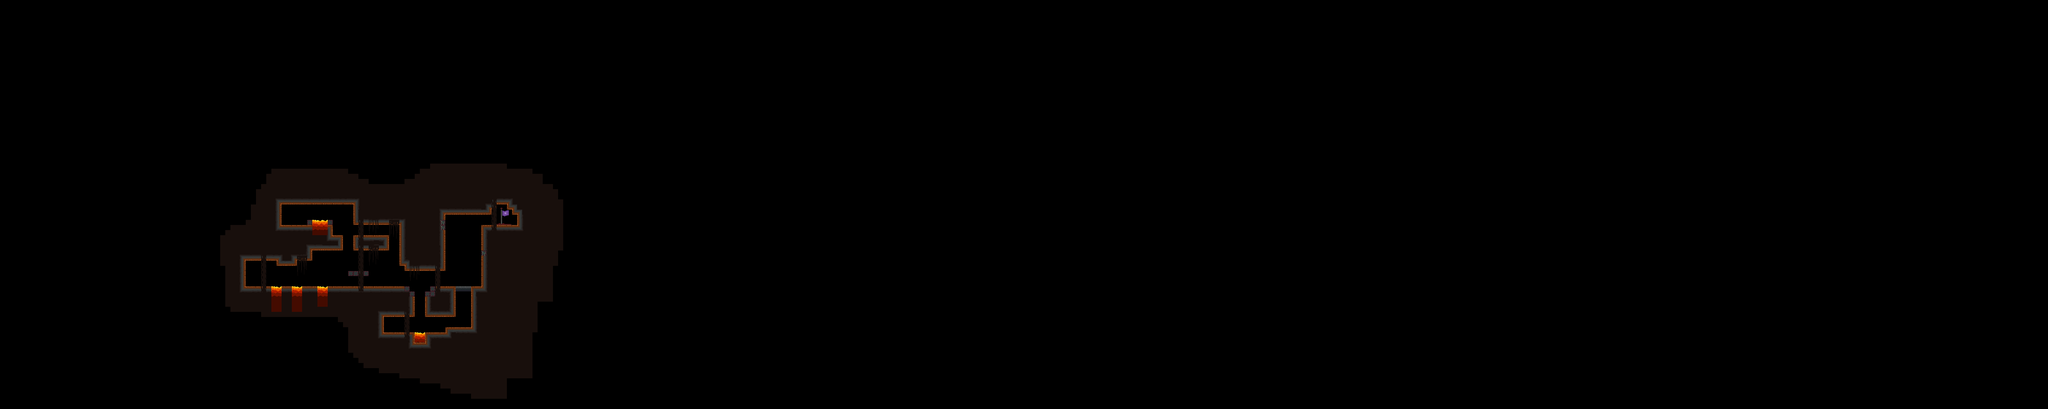

Rendered tile map (Tiled .tmx) drawn with the repository's tilesets; below, a short description and the map source with its tile grids summarised:
An orthogonal 400x80 tile map with 16x16 px tiles, 3 tile layers (Decoraciones, Capa de patrones 1, LavaSheet), 17 tilesets and 144 objects.

<map version="1.4" tiledversion="1.4.3" orientation="orthogonal" renderorder="right-down" width="400" height="80" tilewidth="16" tileheight="16" infinite="0" nextlayerid="55" nextobjectid="671">
 <tileset firstgid="1" name="PisoGreenOficial" tilewidth="16" tileheight="16" tilecount="144" columns="4">
  <image source="PisoGreen/PisoGreenOficial.png" width="64" height="576" />
 </tileset>
 <tileset firstgid="145" name="Decoraciones" tilewidth="16" tileheight="16" tilecount="320" columns="8">
  <image source="two/Decoraciones.png" width="128" height="640" />
  <tile id="66">
   <animation>
    <frame tileid="66" duration="150" />
    <frame tileid="68" duration="150" />
    <frame tileid="80" duration="150" />
    <frame tileid="82" duration="150" />
    <frame tileid="84" duration="150" />
   </animation>
  </tile>
  <tile id="67">
   <animation>
    <frame tileid="67" duration="150" />
    <frame tileid="69" duration="150" />
    <frame tileid="81" duration="150" />
    <frame tileid="83" duration="150" />
    <frame tileid="85" duration="150" />
   </animation>
  </tile>
  <tile id="74">
   <animation>
    <frame tileid="74" duration="150" />
    <frame tileid="76" duration="150" />
    <frame tileid="88" duration="150" />
    <frame tileid="90" duration="150" />
    <frame tileid="92" duration="150" />
   </animation>
  </tile>
  <tile id="75">
   <animation>
    <frame tileid="75" duration="150" />
    <frame tileid="77" duration="150" />
    <frame tileid="89" duration="150" />
    <frame tileid="91" duration="150" />
    <frame tileid="93" duration="150" />
   </animation>
  </tile>
 </tileset>
 <tileset firstgid="465" name="LavaSheet" tilewidth="8" tileheight="16" tilecount="32" columns="4">
  <image source="LavaSheet.png" width="32" height="128" />
  <tile id="0">
   <animation>
    <frame tileid="0" duration="50" />
    <frame tileid="1" duration="50" />
    <frame tileid="2" duration="50" />
    <frame tileid="3" duration="50" />
    <frame tileid="4" duration="50" />
    <frame tileid="5" duration="50" />
    <frame tileid="6" duration="50" />
    <frame tileid="7" duration="50" />
    <frame tileid="8" duration="50" />
    <frame tileid="9" duration="50" />
    <frame tileid="10" duration="50" />
    <frame tileid="11" duration="50" />
    <frame tileid="12" duration="50" />
    <frame tileid="13" duration="50" />
    <frame tileid="14" duration="50" />
    <frame tileid="15" duration="50" />
   </animation>
  </tile>
  <tile id="16">
   <animation>
    <frame tileid="16" duration="100" />
    <frame tileid="17" duration="100" />
    <frame tileid="18" duration="100" />
    <frame tileid="19" duration="100" />
    <frame tileid="20" duration="100" />
    <frame tileid="21" duration="100" />
    <frame tileid="22" duration="100" />
    <frame tileid="23" duration="100" />
    <frame tileid="24" duration="100" />
    <frame tileid="25" duration="100" />
    <frame tileid="26" duration="100" />
    <frame tileid="27" duration="100" />
    <frame tileid="28" duration="100" />
    <frame tileid="29" duration="100" />
    <frame tileid="30" duration="100" />
    <frame tileid="31" duration="100" />
   </animation>
  </tile>
 </tileset>
 <tileset firstgid="497" name="cuboP" tilewidth="16" tileheight="32" tilecount="1" columns="1">
  <image source="cuboP.png" width="16" height="32" />
 </tileset>
 <tileset firstgid="498" name="Bloque1" tilewidth="16" tileheight="16" tilecount="1" columns="1">
  <image source="Bloque1.png" width="16" height="16" />
 </tileset>
 <tileset firstgid="499" name="Bloques" tilewidth="16" tileheight="16" tilecount="10" columns="10">
  <image source="Bloques.png" width="160" height="16" />
 </tileset>
 <tileset firstgid="509" name="Cascada" tilewidth="96" tileheight="96" tilecount="4" columns="1">
  <image source="Cascada.png" width="96" height="384" />
  <tile id="0">
   <animation>
    <frame tileid="0" duration="150" />
    <frame tileid="1" duration="150" />
    <frame tileid="2" duration="150" />
    <frame tileid="3" duration="150" />
   </animation>
  </tile>
 </tileset>
 <tileset firstgid="513" name="cuboS" tilewidth="16" tileheight="16" tilecount="2" columns="1">
  <image source="cuboS.png" width="16" height="32" />
 </tileset>
 <tileset firstgid="515" name="CuboS(1)" tilewidth="16" tileheight="16" tilecount="2" columns="1">
  <image source="CuboS(1).png" width="16" height="32" />
 </tileset>
 <tileset firstgid="517" name="cesped" tilewidth="16" tileheight="16" tilecount="16" columns="8">
  <image source="PisoGreen/cesped.png" width="128" height="32" />
 </tileset>
 <tileset firstgid="533" name="BloquesGreen" tilewidth="16" tileheight="16" tilecount="24" columns="12">
  <image source="PisoGreen/BloquesGreen.png" width="192" height="32" />
 </tileset>
 <tileset firstgid="557" name="bird" tilewidth="8" tileheight="8" tilecount="4" columns="1">
  <image source="bird.png" width="8" height="32" />
  <tile id="0">
   <animation>
    <frame tileid="0" duration="150" />
    <frame tileid="1" duration="150" />
    <frame tileid="2" duration="150" />
    <frame tileid="3" duration="2000" />
    <frame tileid="0" duration="150" />
    <frame tileid="0" duration="150" />
    <frame tileid="1" duration="150" />
    <frame tileid="0" duration="150" />
    <frame tileid="1" duration="150" />
   </animation>
  </tile>
 </tileset>
 <tileset firstgid="561" name="bird2" tilewidth="8" tileheight="8" tilecount="10" columns="1">
  <image source="bird2.png" width="8" height="80" />
  <tile id="0">
   <animation>
    <frame tileid="0" duration="150" />
    <frame tileid="1" duration="150" />
    <frame tileid="2" duration="500" />
    <frame tileid="3" duration="150" />
    <frame tileid="4" duration="500" />
    <frame tileid="5" duration="150" />
    <frame tileid="6" duration="150" />
    <frame tileid="7" duration="150" />
    <frame tileid="8" duration="150" />
    <frame tileid="9" duration="2000" />
   </animation>
  </tile>
 </tileset>
 <tileset firstgid="571" name="bird3" tilewidth="8" tileheight="8" tilecount="6" columns="1">
  <image source="bird3.png" width="8" height="48" />
  <tile id="0">
   <animation>
    <frame tileid="0" duration="150" />
    <frame tileid="1" duration="150" />
    <frame tileid="2" duration="150" />
    <frame tileid="3" duration="1000" />
    <frame tileid="4" duration="2000" />
    <frame tileid="5" duration="150" />
    <frame tileid="3" duration="150" />
    <frame tileid="2" duration="150" />
    <frame tileid="1" duration="150" />
   </animation>
  </tile>
 </tileset>
 <tileset firstgid="577" name="End" tilewidth="64" tileheight="64" tilecount="6" columns="1">
  <image source="End.png" trans="ffffff" width="64" height="384" />
  <tile id="0">
   <animation>
    <frame tileid="0" duration="200" />
    <frame tileid="1" duration="200" />
    <frame tileid="2" duration="200" />
    <frame tileid="3" duration="200" />
    <frame tileid="4" duration="200" />
    <frame tileid="5" duration="200" />
   </animation>
  </tile>
 </tileset>
 <tileset firstgid="583" name="Flechas" tilewidth="16" tileheight="16" tilecount="4" columns="4">
  <image source="Flechas.png" trans="ffffff" width="64" height="16" />
 </tileset>
 <tileset firstgid="587" name="PD" tilewidth="16" tileheight="16" tilecount="144" columns="36">
  <image source="PD.png" trans="ffffff" width="576" height="64" />
 </tileset>
 <layer id="26" name="Decoraciones" width="400" height="80" tintcolor="#ffffff">
  <data>[32000 cells, 1791 non-empty, 126 distinct tile ids]</data>
 </layer>
 <objectgroup color="#555500" id="2" name="paredes">
  <object id="498" x="761.167" y="801" width="7.75" height="102.75" />
  <object id="499" x="864.25" y="807.25" width="9.5" height="23.5" />
  <object id="500" x="918.75" y="808" width="8.25" height="21.75" />
  <object id="501" x="965.25" y="774" width="9.75" height="39.25" />
  <object id="502" x="1105" y="738" width="3.25" height="43.75" />
  <object id="503" x="1066" y="738.25" width="5.5" height="42.75" />
  <object id="504" x="1036.75" y="690.583" width="3" height="48.4167" />
  <object id="505" x="871.917" y="634.25" width="5.75" height="85.3333" />
  <object id="508" x="1248.25" y="703.25" width="7" height="126.25" />
  <object id="509" x="1264" y="828.5" width="6.25" height="17" />
  <object id="510" x="1345.17" y="897.75" width="3.25" height="15" />
  <object id="511" x="1328.5" y="913.25" width="3.5" height="77" />
  <object id="512" x="1277.39" y="897.227" width="2" height="14.25" />
  <object id="513" x="1292.75" y="914" width="3.25" height="76.25" />
  <object id="514" x="1194.25" y="989.25" width="5.25" height="56.5" />
  <object id="515" x="1392.25" y="1025.75" width="2.25" height="16.5" />
  <object id="516" x="1472" y="897.5" width="6.25" height="128.5" />
  <object id="517" x="1419" y="898.25" width="4.5" height="91.25" />
  <object id="518" x="1504.5" y="706.25" width="3.75" height="190.75" />
  <object id="519" x="1382.75" y="665" width="8.25" height="180.25" />
  <object id="520" x="1616.5" y="666.5" width="4.5" height="39.25" />
  <object id="521" x="1600.75" y="652.5" width="3" height="18" />
  <object id="522" x="1584" y="633" width="5.5" height="20.25" />
  <object id="523" x="1542.75" y="630.75" width="8.5" height="23.5" />
  <object id="524" x="1528.5" y="643.5" width="7.75" height="26.75" />
  <object id="542" x="1212.25" y="737" width="3.375" height="45.625" />
  <object id="562" x="1149.33" y="849.333" width="2.66667" height="14.3333" />
  <object id="563" x="1137.67" y="850.667" width="3" height="13" />
  <object id="564" x="1117" y="850.667" width="3.33333" height="11.3333" />
  <object id="565" x="1088.67" y="850.333" width="3" height="11" />
  <object id="628" x="1103.17" y="640.958" width="3" height="61.4167" />
  <object id="639" x="1328.88" y="1041.75" width="2.25" height="29.8333" />
  <object id="640" x="1293.54" y="1041.42" width="2.25" height="29.8333" />
  <object id="645" x="1024.5" y="689.458" width="3" height="48.4167" />
  <object id="646" x="960.833" y="689.125" width="3" height="48.4167" />
  <object id="647" x="973.833" y="690.458" width="3" height="48.4167" />
 </objectgroup>
 <objectgroup color="#ff55ff" id="3" name="piso">
  <object id="525" x="1506.42" y="703.75" width="111.833" height="9" />
  <object id="527" x="1393.25" y="1023.75" width="80.25" height="6.75" />
  <object id="529" x="1327.67" y="912" width="24.8333" height="7.75" />
  <object id="530" x="1198.25" y="1040.25" width="96" height="14.5" />
  <object id="531" x="1278.25" y="913.159" width="16.75" height="7.75" />
  <object id="532" x="1025.42" y="896" width="253.333" height="3" />
  <object id="533" x="880" y="895.5" width="32" height="7.75" />
  <object id="534" x="763.917" y="895.25" width="83.3333" height="11.3712" />
  <object id="536" x="1090.65" y="848.375" width="61.1364" height="2" />
  <object id="539" x="1107.29" y="735.625" width="106.584" height="6.125" />
  <object id="540" x="1037.88" y="736.25" width="31.5" height="6.125" />
  <object id="541" x="1025.75" y="688.125" width="13.5417" height="5" />
  <object id="589" x="944.667" y="896.333" width="48" height="9.66667" />
  <object id="638" x="1329.83" y="1040.08" width="80.3333" height="14.5" />
  <object id="641" x="1292.5" y="1065.08" width="38.3333" height="14.5" />
  <object id="643" x="961.896" y="687.833" width="13.5417" height="5" />
  <object id="644" x="876.895" y="704.167" width="99.2084" height="5" />
 </objectgroup>
 <objectgroup color="#55aa00" id="4" name="techo">
  <object id="543" x="759.75" y="809.75" width="112" height="6" />
  <object id="544" x="867.5" y="823" width="57.75" height="8.25" />
  <object id="545" x="919.25" y="810" width="56.5" height="6" />
  <object id="546" x="970.5" y="775" width="100" height="8.75" />
  <object id="547" x="1105.5" y="778" width="109" height="5.25" />
  <object id="548" x="1105.08" y="695" width="149.583" height="8.25" />
  <object id="549" x="1265" y="840.5" width="125" height="7.5" />
  <object id="550" x="1249.75" y="825" width="19.75" height="5.25" />
  <object id="551" x="1329.5" y="988" width="93.75" height="3.5" />
  <object id="552" x="1194.5" y="983" width="100" height="7.5" />
  <object id="553" x="1387.5" y="663.75" width="146.75" height="7.75" />
  <object id="554" x="1530.25" y="649.25" width="17.75" height="5.75" />
  <object id="555" x="1545.25" y="632.75" width="41.75" height="6.5" />
  <object id="556" x="1587" y="651.5" width="13.75" height="3.25" />
  <object id="557" x="1602.75" y="667.75" width="14.5" height="3.5" />
  <object id="569" x="1090.42" y="860.667" width="60.5758" height="3.66667" />
  <object id="631" x="871.209" y="630.875" width="233.917" height="8.25" />
 </objectgroup>
 <objectgroup color="#005500" id="5" name="PersonajeCoo">
  <object id="585" x="801.425" y="881.546">
   <point />
  </object>
 </objectgroup>
 <objectgroup color="#ffff00" id="6" name="pinchos">
  <object id="590" x="967" y="889.333">
   <point />
  </object>
  <object id="603" x="1495.67" y="889">
   <point />
  </object>
  <object id="626" x="1143.67" y="846">
   <point />
  </object>
  <object id="637" x="1383.67" y="1032">
   <point />
  </object>
 </objectgroup>
 <objectgroup id="7" name="cajas">
  <object id="633" x="945.667" y="680">
   <point />
  </object>
  <object id="649" x="1289.33" y="886">
   <point />
  </object>
 </objectgroup>
 <objectgroup id="8" name="agarraderaDere">
  <object id="605" x="1492.33" y="854">
   <point />
  </object>
  <object id="609" x="1492.33" y="715.333">
   <point />
  </object>
  <object id="618" x="1460.33" y="941">
   <point />
  </object>
 </objectgroup>
 <objectgroup id="9" name="agarraderaIzq">
  <object id="611" x="1404.67" y="743">
   <point />
  </object>
  <object id="613" x="1405.33" y="807">
   <point />
  </object>
  <object id="616" x="1434.67" y="970.333">
   <point />
  </object>
 </objectgroup>
 <objectgroup id="10" name="pisoTime" visible="0" />
 <objectgroup color="#aa0000" id="11" name="particulas" visible="0">
  <object id="466" x="494.727" y="1200.36">
   <point />
  </object>
  <object id="467" x="549.818" y="1072.36">
   <point />
  </object>
  <object id="468" x="471.273" y="1122.73">
   <point />
  </object>
  <object id="469" x="398.727" y="1056.55">
   <point />
  </object>
  <object id="470" x="658.182" y="911.455">
   <point />
  </object>
  <object id="471" x="578.545" y="908.182">
   <point />
  </object>
  <object id="472" x="722.182" y="822.909">
   <point />
  </object>
  <object id="473" x="762.364" y="754.182">
   <point />
  </object>
  <object id="474" x="600.909" y="784.364">
   <point />
  </object>
  <object id="475" x="485.455" y="836.909">
   <point />
  </object>
  <object id="476" x="429.091" y="784.727">
   <point />
  </object>
  <object id="477" x="359.273" y="826">
   <point />
  </object>
  <object id="478" x="272.727" y="793.455">
   <point />
  </object>
  <object id="479" x="445.818" y="940.727">
   <point />
  </object>
  <object id="480" x="502.364" y="976">
   <point />
  </object>
  <object id="481" x="475.455" y="1051.27">
   <point />
  </object>
 </objectgroup>
 <objectgroup id="12" name="espacio" />
 <objectgroup id="13" name="sierra">
  <object id="654" x="1473" y="846">
   <point />
  </object>
  <object id="655" x="1472" y="689.333">
   <point />
  </object>
 </objectgroup>
 <objectgroup id="14" name="sierraRD">
  <object id="595" x="1241.33" y="854.334" width="11.3333" height="41.6667" />
  <object id="598" x="1279.67" y="991.667" width="10.6667" height="47.6667" />
  <object id="653" x="1479.33" y="819.667" width="2.33333" height="28" />
 </objectgroup>
 <objectgroup id="15" name="sierraRu">
  <object id="650" x="1453" y="670" width="34" height="11.6667" />
 </objectgroup>
 <objectgroup id="16" name="sierraLu">
  <object id="651" x="1412.33" y="686.667" width="5.66667" height="32.3333" />
 </objectgroup>
 <objectgroup id="17" name="sierraLD">
  <object id="596" x="1055.33" y="859.666" width="10" height="36" />
  <object id="597" x="1199" y="992.667" width="5.33333" height="49" />
  <object id="652" x="1407.33" y="858.667" width="23.6667" height="5.33333" />
 </objectgroup>
 <objectgroup id="18" name="plataformaMov" />
 <objectgroup id="19" name="Fuego" />
 <objectgroup id="20" name="paredED" />
 <objectgroup id="21" name="paredEL" />
 <objectgroup color="#aa0000" id="22" name="pisoMuerte">
  <object id="558" x="541.333" y="1132" width="1460" height="140" />
  <object id="559" x="847.667" y="905.334" width="181.667" height="22.6667" />
  <object id="642" x="1296.34" y="1053.34" width="34" height="23.6667" />
  <object id="648" x="974.5" y="697.333" width="51.667" height="22.6667" />
 </objectgroup>
 <objectgroup color="#ffaaff" id="23" name="EnemigoWalk">
  <object id="592" x="1214.67" y="875" width="20" height="19.3333" />
  <object id="593" x="1131.01" y="875.333" width="20" height="19.3333" />
 </objectgroup>
 <objectgroup id="24" name="ButtonObject1">
  <object id="634" x="1296.13" y="912.375" width="15.875" height="30.625" />
  <object id="636" x="1312.19" y="912.438" width="15.875" height="30.625" />
 </objectgroup>
 <objectgroup id="25" name="Button1">
  <object id="632" x="897" y="678.666" width="16.3333" height="15" />
 </objectgroup>
 <objectgroup id="27" name="Aplastador" />
 <objectgroup id="28" name="PinchosGravity">
  <object id="576" x="1335.33" y="847.667">
   <point />
  </object>
  <object id="577" x="1350.33" y="847.667">
   <point />
  </object>
  <object id="578" x="1367.67" y="847.667">
   <point />
  </object>
  <object id="579" x="1382.67" y="848">
   <point />
  </object>
  <object id="586" x="895.667" y="832">
   <point />
  </object>
 </objectgroup>
 <objectgroup id="31" name="AgarraderaCircular" />
 <objectgroup id="32" name="EnemigoJump">
  <object id="599" x="1248" y="1018.67" width="19" height="20" />
 </objectgroup>
 <objectgroup id="33" name="RayoFuego" />
 <objectgroup id="36" name="In" />
 <objectgroup id="37" name="Out" />
 <objectgroup id="38" name="Coins">
  <object id="600" x="1212.33" y="1004.67" width="18.3333" height="18.6667" />
  <object id="601" x="1157.67" y="709" width="20.3333" height="18.6667" />
  <object id="656" x="1350.5" y="863.667" width="20.3333" height="18.6667" />
 </objectgroup>
 <objectgroup id="39" name="Button2" visible="0">
  <object id="451" x="247" y="798">
   <point />
  </object>
 </objectgroup>
 <objectgroup id="40" name="Button2Objects" />
 <objectgroup id="41" name="setScreen">
  <object id="620" x="1562.33" y="639.667" width="35.3333" height="64" />
 </objectgroup>
 <objectgroup id="42" name="Agarradera" />
 <objectgroup id="43" name="PisoAgarradera">
  <object id="615" x="1346.66" y="896.333" width="162" height="4.66666" />
  <object id="621" x="1069.33" y="751.667" width="36" height="3" />
  <object id="627" x="1071.33" y="780.167" width="36" height="3" />
 </objectgroup>
 <objectgroup id="44" name="Parajo" />
 <objectgroup id="46" name="LD2" />
 <objectgroup id="47" name="LU2" />
 <objectgroup id="48" name="RD2" />
 <objectgroup id="49" name="RU2" />
 <objectgroup id="50" name="Piso2" />
 <objectgroup id="51" name="Pared2" />
 <objectgroup id="52" name="EnemigoVolador" />
 <objectgroup id="53" name="CamaraY">
  <object id="659" x="762.667" y="859.333" width="741.333" height="34" />
  <object id="661" x="879.333" y="640.667" width="157.333" height="70.6667" />
  <object id="662" x="1042" y="688" width="176.667" height="50" />
  <object id="663" x="1216.67" y="696" width="32" height="134" />
  </objectgroup>
 <objectgroup id="54" name="CamaraNoY">
  <!-- 5 objects omitted --></objectgroup>
 <layer id="1" name="Capa de patrones 1" width="400" height="80">
  <data>[32000 cells, 94 non-empty, 10 distinct tile ids]</data>
 </layer>
 <layer id="30" name="LavaSheet" width="400" height="80">
  <data>[32000 cells, 6 non-empty, 2 distinct tile ids]</data>
 </layer>
</map>
<!-- 8 of 144 objects omitted -->
